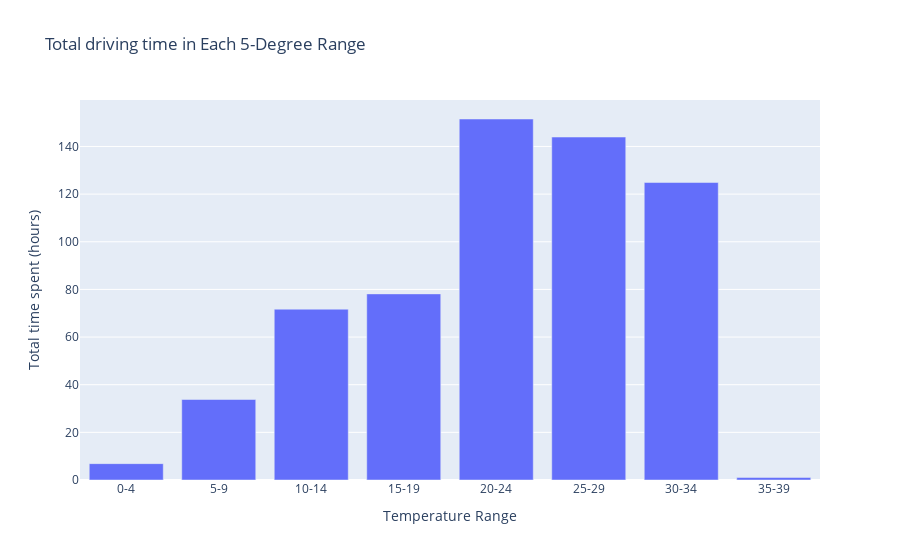

Notebook code cell kept with this figure:
### Code cell
df_sorted['temperature_range_5'] = pd.cut(df_sorted['temp_avg'], bins=bins, labels=labels, right=False)

temp_grouped_5 = df_sorted.groupby('temperature_range_5')['driving_time'].sum().reset_index()
temp_grouped_5['driving_time'] = temp_grouped_5['driving_time']/3600
fig = px.bar(temp_grouped_5, x='temperature_range_5', y='driving_time',
             labels={'temperature_range_5': 'Temperature Range', 'driving_time': 'Total time spent (hours)'},
             title='Total driving time in Each 5-Degree Range')
fig.show()

### Figure 1 — Plotly figure (JSON) as saved in the notebook; plotly's stock layout.template omitted (floating-point values rounded to 4 significant figures)
{"data": [{"alignmentgroup": "True", "hovertemplate": "Temperature Range=%{x}<br>Total time spent (hours)=%{y}<extra></extra>", "legendgroup": "", "marker": {"color": "#636efa", "pattern": {"shape": ""}}, "name": "", "offsetgroup": "", "orientation": "v", "showlegend": false, "textposition": "auto", "type": "bar", "x": ["0-4", "5-9", "10-14", "15-19", "20-24", "25-29", "30-34", "35-39"], "xaxis": "x", "y": [6.868, 33.79, 71.69, 78.12, 151.5, 144.0, 124.9, 1.031], "yaxis": "y"}], "layout": {"autosize": true, "barmode": "relative", "legend": {"tracegroupgap": 0}, "title": {"text": "Total driving time in Each 5-Degree Range"}, "xaxis": {"anchor": "y", "autorange": true, "domain": [0, 1], "range": [-0.5, 7.5], "title": {"text": "Temperature Range"}, "type": "category"}, "yaxis": {"anchor": "x", "autorange": true, "domain": [0, 1], "range": [0, 159.5], "title": {"text": "Total time spent (hours)"}, "type": "linear"}}}
